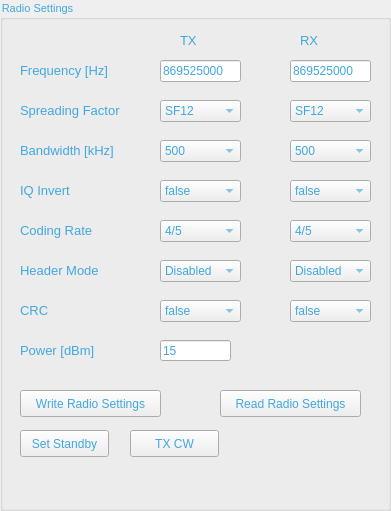
   <widget class="QGroupBox" name="groupBox">
    <property name="geometry">
     <rect>
      <x>20</x>
      <y>110</y>
      <width>391</width>
      <height>511</height>
     </rect>
    </property>
    <property name="font">
     <font>
      <pointsize>8</pointsize>
      <weight>50</weight>
      <bold>false</bold>
      <kerning>true</kerning>
     </font>
    </property>
    <property name="toolTip">
     <string>&lt;html&gt;&lt;head/&gt;&lt;body&gt;&lt;pre style=&quot;-qt-paragraph-type:empty; margin-top:0px; margin-bottom:0px; margin-left:0px; margin-right:0px; -qt-block-indent:0; text-indent:0px; line-height:130.769%; font-family:'Courier New';&quot;&gt;&lt;br/&gt;&lt;/pre&gt;&lt;/body&gt;&lt;/html&gt;</string>
    </property>
    <property name="autoFillBackground">
     <bool>false</bool>
    </property>
    <property name="styleSheet">
     <string notr="true">color: rgb(65, 167, 222);
</string>
    </property>
    <property name="title">
     <string>Radio Settings</string>
    </property>
    <widget class="QLineEdit" name="leTXPower">
     <property name="geometry">
      <rect>
       <x>160</x>
       <y>340</y>
       <width>71</width>
       <height>21</height>
      </rect>
     </property>
     <property name="text">
      <string>15</string>
     </property>
    </widget>
    <widget class="QComboBox" name="cbRXIQ">
     <property name="geometry">
      <rect>
       <x>290</x>
       <y>180</y>
       <width>81</width>
       <height>22</height>
      </rect>
     </property>
     <item>
      <property name="text">
       <string>false</string>
      </property>
     </item>
     <item>
      <property name="text">
       <string>true</string>
      </property>
     </item>
    </widget>
    <widget class="QLabel" name="label_2">
     <property name="geometry">
      <rect>
       <x>20</x>
       <y>50</y>
       <width>141</width>
       <height>41</height>
      </rect>
     </property>
     <property name="font">
      <font>
       <pointsize>10</pointsize>
       <weight>50</weight>
       <bold>false</bold>
       <kerning>true</kerning>
      </font>
     </property>
     <property name="lineWidth">
      <number>2</number>
     </property>
     <property name="text">
      <string>Frequency [Hz]</string>
     </property>
    </widget>
    <widget class="QLabel" name="label_7">
     <property name="geometry">
      <rect>
       <x>20</x>
       <y>250</y>
       <width>141</width>
       <height>41</height>
      </rect>
     </property>
     <property name="font">
      <font>
       <pointsize>10</pointsize>
       <weight>50</weight>
       <bold>false</bold>
       <kerning>true</kerning>
      </font>
     </property>
     <property name="lineWidth">
      <number>2</number>
     </property>
     <property name="text">
      <string>Header Mode</string>
     </property>
    </widget>
    <widget class="QLabel" name="label_3">
     <property name="geometry">
      <rect>
       <x>20</x>
       <y>90</y>
       <width>141</width>
       <height>41</height>
      </rect>
     </property>
     <property name="font">
      <font>
       <pointsize>10</pointsize>
       <weight>50</weight>
       <bold>false</bold>
       <kerning>true</kerning>
      </font>
     </property>
     <property name="lineWidth">
      <number>2</number>
     </property>
     <property name="text">
      <string>Spreading Factor</string>
     </property>
    </widget>
    <widget class="QLineEdit" name="leRXFreq">
     <property name="geometry">
      <rect>
       <x>290</x>
       <y>60</y>
       <width>81</width>
       <height>22</height>
      </rect>
     </property>
     <property name="text">
      <string>869525000</string>
     </property>
    </widget>
    <widget class="QComboBox" name="cbRXCR">
     <property name="geometry">
      <rect>
       <x>290</x>
       <y>220</y>
       <width>81</width>
       <height>22</height>
      </rect>
     </property>
     <item>
      <property name="text">
       <string>4/5</string>
      </property>
     </item>
     <item>
      <property name="text">
       <string>4/6</string>
      </property>
     </item>
     <item>
      <property name="text">
       <string>4/7</string>
      </property>
     </item>
     <item>
      <property name="text">
       <string>4/8</string>
      </property>
     </item>
    </widget>
    <widget class="QComboBox" name="cbTXHeader">
     <property name="geometry">
      <rect>
       <x>160</x>
       <y>260</y>
       <width>81</width>
       <height>22</height>
      </rect>
     </property>
     <item>
      <property name="text">
       <string>Disabled</string>
      </property>
     </item>
     <item>
      <property name="text">
       <string>Enabled</string>
      </property>
     </item>
    </widget>
    <widget class="QLabel" name="label_4">
     <property name="geometry">
      <rect>
       <x>20</x>
       <y>130</y>
       <width>141</width>
       <height>41</height>
      </rect>
     </property>
     <property name="font">
      <font>
       <pointsize>10</pointsize>
       <weight>50</weight>
       <bold>false</bold>
       <kerning>true</kerning>
      </font>
     </property>
     <property name="lineWidth">
      <number>2</number>
     </property>
     <property name="text">
      <string>Bandwidth [kHz]</string>
     </property>
    </widget>
    <widget class="QComboBox" name="cbRXCrc">
     <property name="geometry">
      <rect>
       <x>290</x>
       <y>300</y>
       <width>81</width>
       <height>22</height>
      </rect>
     </property>
     <item>
      <property name="text">
       <string>false</string>
      </property>
     </item>
     <item>
      <property name="text">
       <string>true</string>
      </property>
     </item>
    </widget>
    <widget class="QLabel" name="label_9">
     <property name="geometry">
      <rect>
       <x>300</x>
       <y>30</y>
       <width>41</width>
       <height>21</height>
      </rect>
     </property>
     <property name="font">
      <font>
       <pointsize>10</pointsize>
       <weight>50</weight>
       <bold>false</bold>
       <kerning>true</kerning>
      </font>
     </property>
     <property name="lineWidth">
      <number>2</number>
     </property>
     <property name="text">
      <string>RX</string>
     </property>
    </widget>
    <widget class="QPushButton" name="buttonWriteRadio">
     <property name="geometry">
      <rect>
       <x>20</x>
       <y>390</y>
       <width>141</width>
       <height>27</height>
      </rect>
     </property>
     <property name="text">
      <string>Write Radio Settings</string>
     </property>
    </widget>
    <widget class="QComboBox" name="cbRXSF">
     <property name="geometry">
      <rect>
       <x>290</x>
       <y>100</y>
       <width>81</width>
       <height>22</height>
      </rect>
     </property>
     <item>
      <property name="text">
       <string>SF12</string>
      </property>
     </item>
     <item>
      <property name="text">
       <string>SF11</string>
      </property>
     </item>
     <item>
      <property name="text">
       <string>SF10</string>
      </property>
     </item>
     <item>
      <property name="text">
       <string>SF9</string>
      </property>
     </item>
     <item>
      <property name="text">
       <string>SF8</string>
      </property>
     </item>
     <item>
      <property name="text">
       <string>SF7</string>
      </property>
     </item>
     <item>
      <property name="text">
       <string>SF6</string>
      </property>
     </item>
     <item>
      <property name="text">
       <string>SF5</string>
      </property>
     </item>
    </widget>
    <widget class="QLabel" name="label_11">
     <property name="geometry">
      <rect>
       <x>20</x>
       <y>330</y>
       <width>141</width>
       <height>41</height>
      </rect>
     </property>
     <property name="font">
      <font>
       <pointsize>10</pointsize>
       <weight>50</weight>
       <bold>false</bold>
       <kerning>true</kerning>
      </font>
     </property>
     <property name="lineWidth">
      <number>2</number>
     </property>
     <property name="text">
      <string>Power [dBm]</string>
     </property>
    </widget>
    <widget class="QLabel" name="label_8">
     <property name="geometry">
      <rect>
       <x>180</x>
       <y>30</y>
       <width>41</width>
       <height>21</height>
      </rect>
     </property>
     <property name="font">
      <font>
       <pointsize>10</pointsize>
       <weight>50</weight>
       <bold>false</bold>
       <kerning>true</kerning>
      </font>
     </property>
     <property name="lineWidth">
      <number>2</number>
     </property>
     <property name="text">
      <string>TX</string>
     </property>
    </widget>
    <widget class="QLineEdit" name="leTXFreq">
     <property name="geometry">
      <rect>
       <x>160</x>
       <y>60</y>
       <width>81</width>
       <height>22</height>
      </rect>
     </property>
     <property name="text">
      <string>869525000</string>
     </property>
    </widget>
    <widget class="QComboBox" name="cbTXBW">
     <property name="geometry">
      <rect>
       <x>160</x>
       <y>140</y>
       <width>81</width>
       <height>22</height>
      </rect>
     </property>
     <item>
      <property name="text">
       <string>500</string>
      </property>
     </item>
     <item>
      <property name="text">
       <string>250</string>
      </property>
     </item>
     <item>
      <property name="text">
       <string>125</string>
      </property>
     </item>
     <item>
      <property name="text">
       <string>62.5</string>
      </property>
     </item>
     <item>
      <property name="text">
       <string>31.25</string>
      </property>
     </item>
     <item>
      <property name="text">
       <string>20.83</string>
      </property>
     </item>
     <item>
      <property name="text">
       <string>15.63</string>
      </property>
     </item>
     <item>
      <property name="text">
       <string>10.42</string>
      </property>
     </item>
     <item>
      <property name="text">
       <string>7.81</string>
      </property>
     </item>
    </widget>
    <widget class="QComboBox" name="cbTXIQ">
     <property name="geometry">
      <rect>
       <x>160</x>
       <y>180</y>
       <width>81</width>
       <height>22</height>
      </rect>
     </property>
     <item>
      <property name="text">
       <string>false</string>
      </property>
     </item>
     <item>
      <property name="text">
       <string>true</string>
      </property>
     </item>
    </widget>
    <widget class="QLabel" name="label_5">
     <property name="geometry">
      <rect>
       <x>20</x>
       <y>210</y>
       <width>141</width>
       <height>41</height>
      </rect>
     </property>
     <property name="font">
      <font>
       <pointsize>10</pointsize>
       <weight>50</weight>
       <bold>false</bold>
       <kerning>true</kerning>
      </font>
     </property>
     <property name="lineWidth">
      <number>2</number>
     </property>
     <property name="text">
      <string>Coding Rate</string>
     </property>
    </widget>
    <widget class="QComboBox" name="cbRXBW">
     <property name="geometry">
      <rect>
       <x>290</x>
       <y>140</y>
       <width>81</width>
       <height>22</height>
      </rect>
     </property>
     <item>
      <property name="text">
       <string>500</string>
      </property>
     </item>
     <item>
      <property name="text">
       <string>250</string>
      </property>
     </item>
     <item>
      <property name="text">
       <string>125</string>
      </property>
     </item>
     <item>
      <property name="text">
       <string>62.5</string>
      </property>
     </item>
     <item>
      <property name="text">
       <string>31.25</string>
      </property>
     </item>
     <item>
      <property name="text">
       <string>20.83</string>
      </property>
     </item>
     <item>
      <property name="text">
       <string>15.63</string>
      </property>
     </item>
     <item>
      <property name="text">
       <string>10.42</string>
      </property>
     </item>
     <item>
      <property name="text">
       <string>7.81</string>
      </property>
     </item>
    </widget>
    <widget class="QPushButton" name="buttonReadRadio">
     <property name="geometry">
      <rect>
       <x>220</x>
       <y>390</y>
       <width>141</width>
       <height>27</height>
      </rect>
     </property>
     <property name="text">
      <string>Read Radio Settings</string>
     </property>
    </widget>
    <widget class="QLabel" name="label_6">
     <property name="geometry">
      <rect>
       <x>20</x>
       <y>170</y>
       <width>141</width>
       <height>41</height>
      </rect>
     </property>
     <property name="font">
      <font>
       <pointsize>10</pointsize>
       <weight>50</weight>
       <bold>false</bold>
       <kerning>true</kerning>
      </font>
     </property>
     <property name="lineWidth">
      <number>2</number>
     </property>
     <property name="text">
      <string>IQ Invert</string>
     </property>
    </widget>
    <widget class="QComboBox" name="cbTXSF">
     <property name="geometry">
      <rect>
       <x>160</x>
       <y>100</y>
       <width>81</width>
       <height>22</height>
      </rect>
     </property>
     <item>
      <property name="text">
       <string>SF12</string>
      </property>
     </item>
     <item>
      <property name="text">
       <string>SF11</string>
      </property>
     </item>
     <item>
      <property name="text">
       <string>SF10</string>
      </property>
     </item>
     <item>
      <property name="text">
       <string>SF9</string>
      </property>
     </item>
     <item>
      <property name="text">
       <string>SF8</string>
      </property>
     </item>
     <item>
      <property name="text">
       <string>SF7</string>
      </property>
     </item>
     <item>
      <property name="text">
       <string>SF6</string>
      </property>
     </item>
     <item>
      <property name="text">
       <string>SF5</string>
      </property>
     </item>
    </widget>
    <widget class="QComboBox" name="cbTXCR">
     <property name="geometry">
      <rect>
       <x>160</x>
       <y>220</y>
       <width>81</width>
       <height>22</height>
      </rect>
     </property>
     <item>
      <property name="text">
       <string>4/5</string>
      </property>
     </item>
     <item>
      <property name="text">
       <string>4/6</string>
      </property>
     </item>
     <item>
      <property name="text">
       <string>4/7</string>
      </property>
     </item>
     <item>
      <property name="text">
       <string>4/8</string>
      </property>
     </item>
    </widget>
    <widget class="QLabel" name="label_10">
     <property name="geometry">
      <rect>
       <x>20</x>
       <y>290</y>
       <width>141</width>
       <height>41</height>
      </rect>
     </property>
     <property name="font">
      <font>
       <pointsize>10</pointsize>
       <weight>50</weight>
       <bold>false</bold>
       <kerning>true</kerning>
      </font>
     </property>
     <property name="lineWidth">
      <number>2</number>
     </property>
     <property name="text">
      <string>CRC</string>
     </property>
    </widget>
    <widget class="QComboBox" name="cbRXHeader">
     <property name="geometry">
      <rect>
       <x>290</x>
       <y>260</y>
       <width>81</width>
       <height>22</height>
      </rect>
     </property>
     <item>
      <property name="text">
       <string>Disabled</string>
      </property>
     </item>
     <item>
      <property name="text">
       <string>Enabled</string>
      </property>
     </item>
    </widget>
    <widget class="QPushButton" name="btnStandby">
     <property name="geometry">
      <rect>
       <x>20</x>
       <y>430</y>
       <width>89</width>
       <height>27</height>
      </rect>
     </property>
     <property name="text">
      <string>Set Standby</string>
     </property>
    </widget>
    <widget class="QPushButton" name="btnTXCW">
     <property name="geometry">
      <rect>
       <x>130</x>
       <y>430</y>
       <width>89</width>
       <height>27</height>
      </rect>
     </property>
     <property name="text">
      <string>TX CW</string>
     </property>
    </widget>
    <widget class="QComboBox" name="cbTXCrc">
     <property name="geometry">
      <rect>
       <x>160</x>
       <y>300</y>
       <width>81</width>
       <height>22</height>
      </rect>
     </property>
     <item>
      <property name="text">
       <string>false</string>
      </property>
     </item>
     <item>
      <property name="text">
       <string>true</string>
      </property>
     </item>
    </widget>
   </widget>
